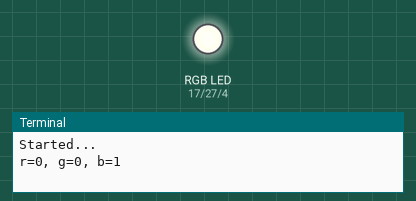
Bench run of a program on a simulated Raspberry Pi (BCM pin numbers). Parts: an RGB LED mixed from three pins (HIGH = lit), the last lines printed to the terminal. Random numbers come from a fixed seed.

Above: at 0.15 s.
At 4.71 s:
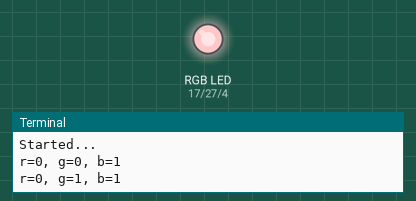
At 9.56 s:
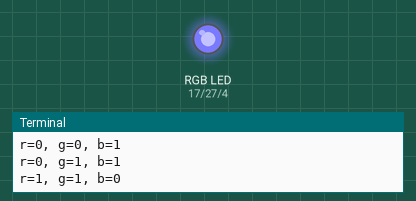
At 19.75 s:
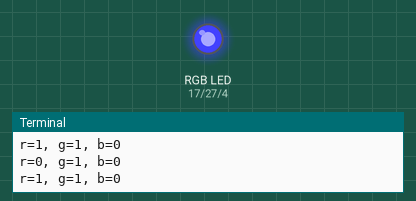
At 29.14 s:
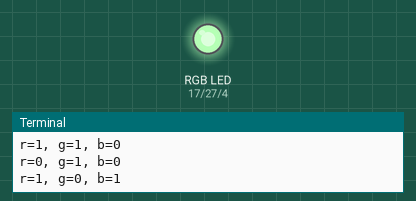
At 39.57 s:
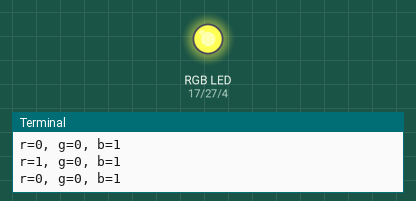
Timing chart, 0 to 40.0 s (numbered marks = the images above):
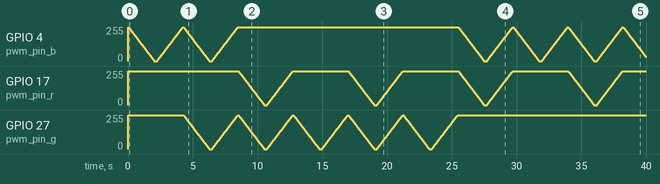

The program:

005-pwn-rgb-led.py
```python
import RPi.GPIO as GPIO
import time
import random

pwm_pin_r = 17
pwm_pin_g = 27
pwm_pin_b = 4
pwm_pins = [pwm_pin_r, pwm_pin_g, pwm_pin_b]
pwm_freq = 2000  # 2000 Hz


def init():
    global pwm_r, pwm_g, pwm_b

    GPIO.setmode(GPIO.BCM)
    GPIO.setup(pwm_pins, GPIO.OUT)
    GPIO.output(pwm_pins, GPIO.HIGH)

    pwm_r = GPIO.PWM(pwm_pin_r, pwm_freq)
    pwm_r.start(100)
    pwm_g = GPIO.PWM(pwm_pin_g, pwm_freq)
    pwm_g.start(100)
    pwm_b = GPIO.PWM(pwm_pin_b, pwm_freq)
    pwm_b.start(100)


def loop():
    (ro, go, bo) = (0, 0, 0)
    while True:
        (r, g, b) = (random.randint(0, 1) for _ in range(0, 3))

        if r == ro and g == go and b == bo:
            continue

        if not r and not g and not b:
            continue

        print(f"r={r}, g={g}, b={b}")

        for i in range(100, -1, -1):
            time.sleep(0.02)
            if r:
                pwm_r.ChangeDutyCycle(i)
            if g:
                pwm_g.ChangeDutyCycle(i)
            if b:
                pwm_b.ChangeDutyCycle(i)

        time.sleep(0.2)

        for i in range(0, 101, 1):
            time.sleep(0.02)
            if r:
                pwm_r.ChangeDutyCycle(i)
            if g:
                pwm_g.ChangeDutyCycle(i)
            if b:
                pwm_b.ChangeDutyCycle(i)

        (ro, go, bo) = (r, g, b)


def destroy():
    pwm_r.stop()
    pwm_g.stop()
    pwm_b.stop()
    GPIO.cleanup()


if __name__ == "__main__":
    print("Started...")
    init()
    try:
        loop()
    except KeyboardInterrupt:
        print("Stopped after a keyboard interrupt...")
    finally:
        destroy()
```
